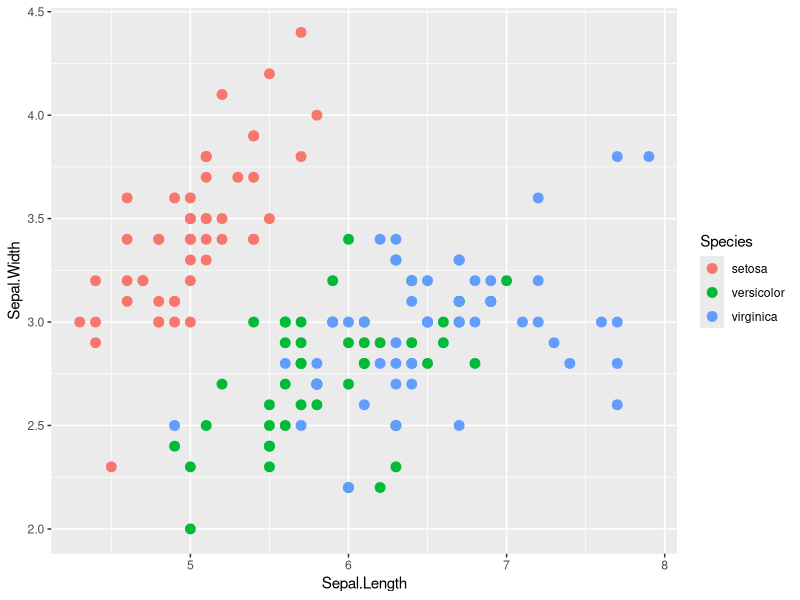
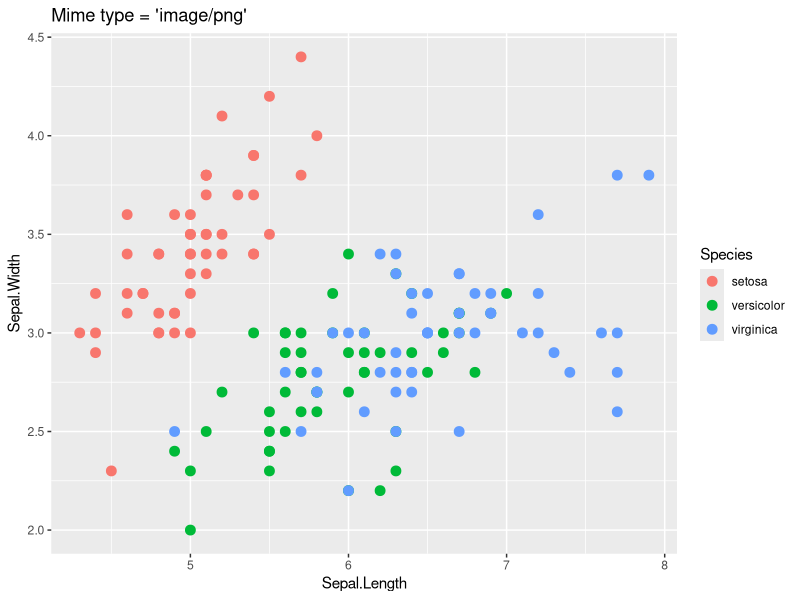
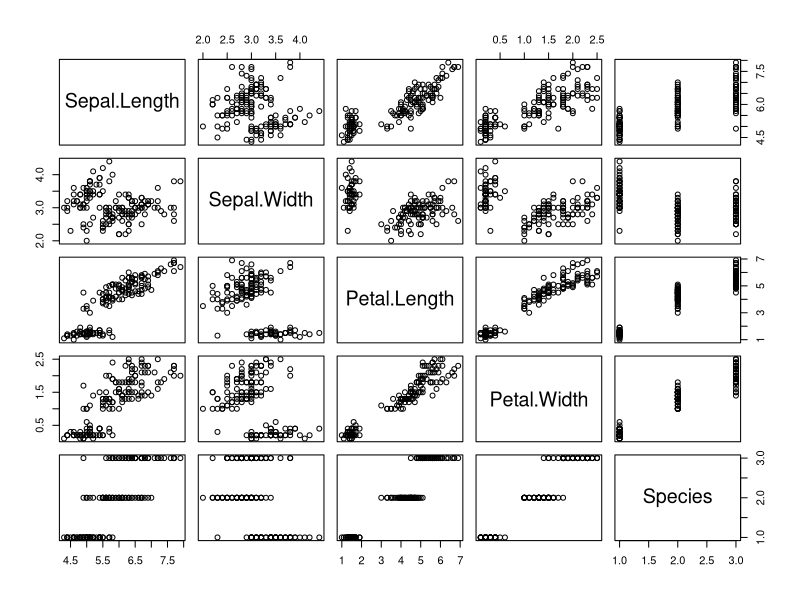

Source code (R) for these figures, in order:

library("dplyr")
library("ggplot2")
library("magrittr")

# display iris dataset
p <- iris
print(p)

# calculate the average sepal width by species
iris %>%
 group_by(Species) %>%
 summarise(Sepal.Width.Avg = mean(Sepal.Width)) %>%
 arrange(Sepal.Width.Avg)
 
 # import the visualization R language library ggplot2
 
 
 # plot the Sepal.Width vs. Sepal.Length
ggplot(data=iris, aes(x=Sepal.Length, y=Sepal.Width, color=Species)) + geom_point(size=3)


options(jupyter.plot_mimetypes = "image/png") 
p <- ggplot(data=iris, aes(x=Sepal.Length, y=Sepal.Width, color=Species)) + geom_point(size=3)
p + ggtitle(sprintf("Mime type = '%s'", getOption("jupyter.plot_mimetypes")))

options(jupyter.plot_mimetypes = "image/png") 
plot(iris)


